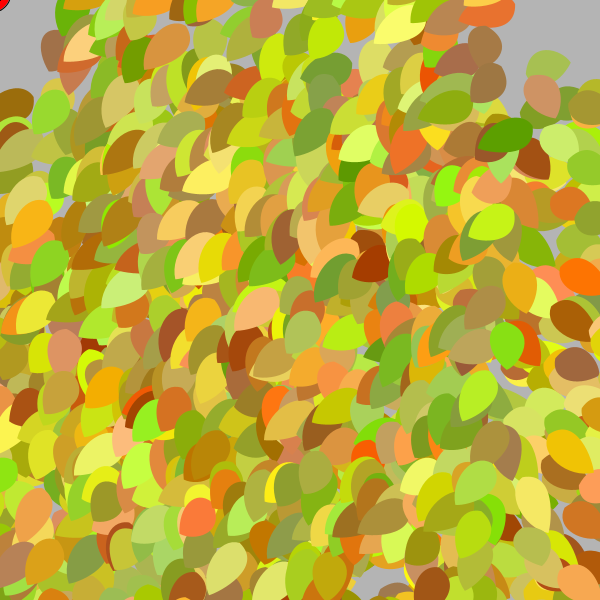
Frame 1 (no input)
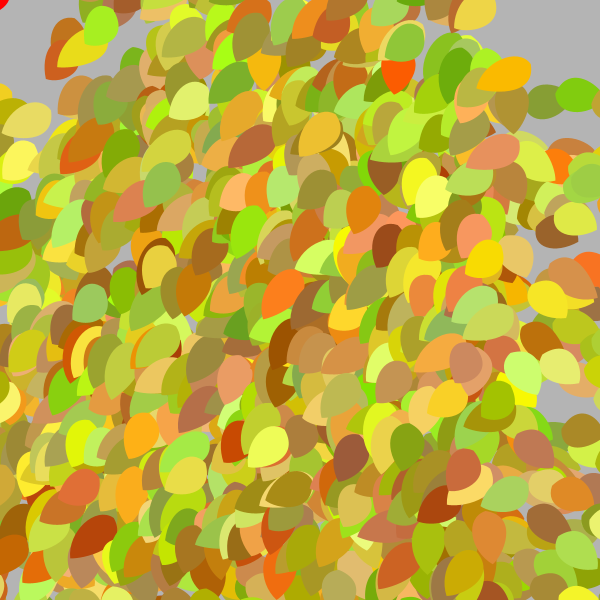
Frame 60 (the mouse pressed at the canvas centre just before this capture)
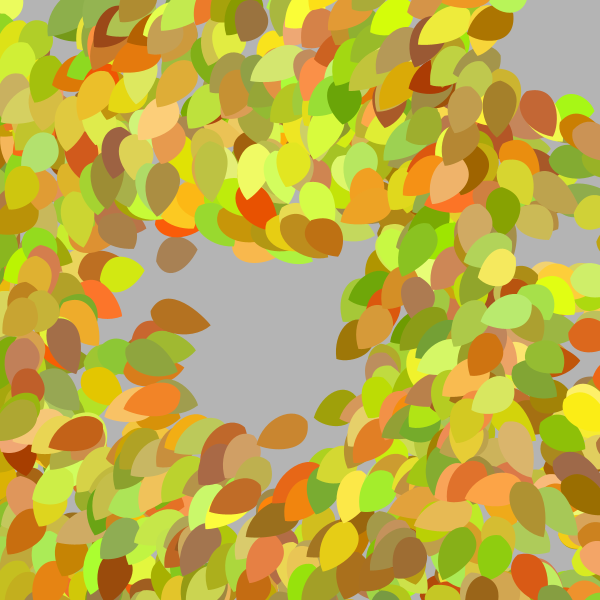
Frame 120 (the mouse held since frame 60 and released just before this capture)

The Processing sketch that drew these frames (run headless with seeded random() and noise(); from frame 60 on, the mouse is pressed at the canvas centre):

// Processing sketch: processing_171293
// ── processing_171293.pde

float R=150;
float tx=0;
float ty=0;
float T=15;
void setup()
{
  size(600, 600);
  frameRate(10);
  colorMode(HSB, 360, 100, 100);
}

void leaf(float CX, float CY, float X, float Y, float degree)
{ 
  pushMatrix();
  translate(CX, CY);
  float t= random(-10, 10);
  rotate(degree);
  noStroke();
  fill(random(20, 86), random(50, 100), random(60, 100));
  beginShape();
  vertex(20+X, 45+Y);
  bezierVertex(20+X, 10+Y, 60 + t+X, 20 + t/2+Y, 70 + t+X, 30+Y);
  bezierVertex(60 + t+X, 55+Y, 30+X, 65+Y, 20+X, 45+Y);
  endShape();
  popMatrix();
}

void draw()
{ 
  background(255, 10);

  if (mousePressed)
  {
    tx=random(0, width);
    ty=random(0, height);
  }
  float a=tx;
  float b=ty; 
  fill(360, 100, 100);
  beginShape();
  vertex(a, b);
  bezierVertex(a+3, b-20, a+20, b-3, a, b+10);
  bezierVertex(a-20, b-3, a-3, b-20, a, b);
  endShape();


 
  for (float x=0; x<width; x+=T) {
    for (float y=0; y<height; y+=T) {
      if ((mouseX-R>x)||(mouseX+R<x)||(mouseY-R>y)||(mouseY+R<y)) {
        leaf(x, y, random(20, 50), random(20, 50), random(0, PI));
      }
    }
  }
}
